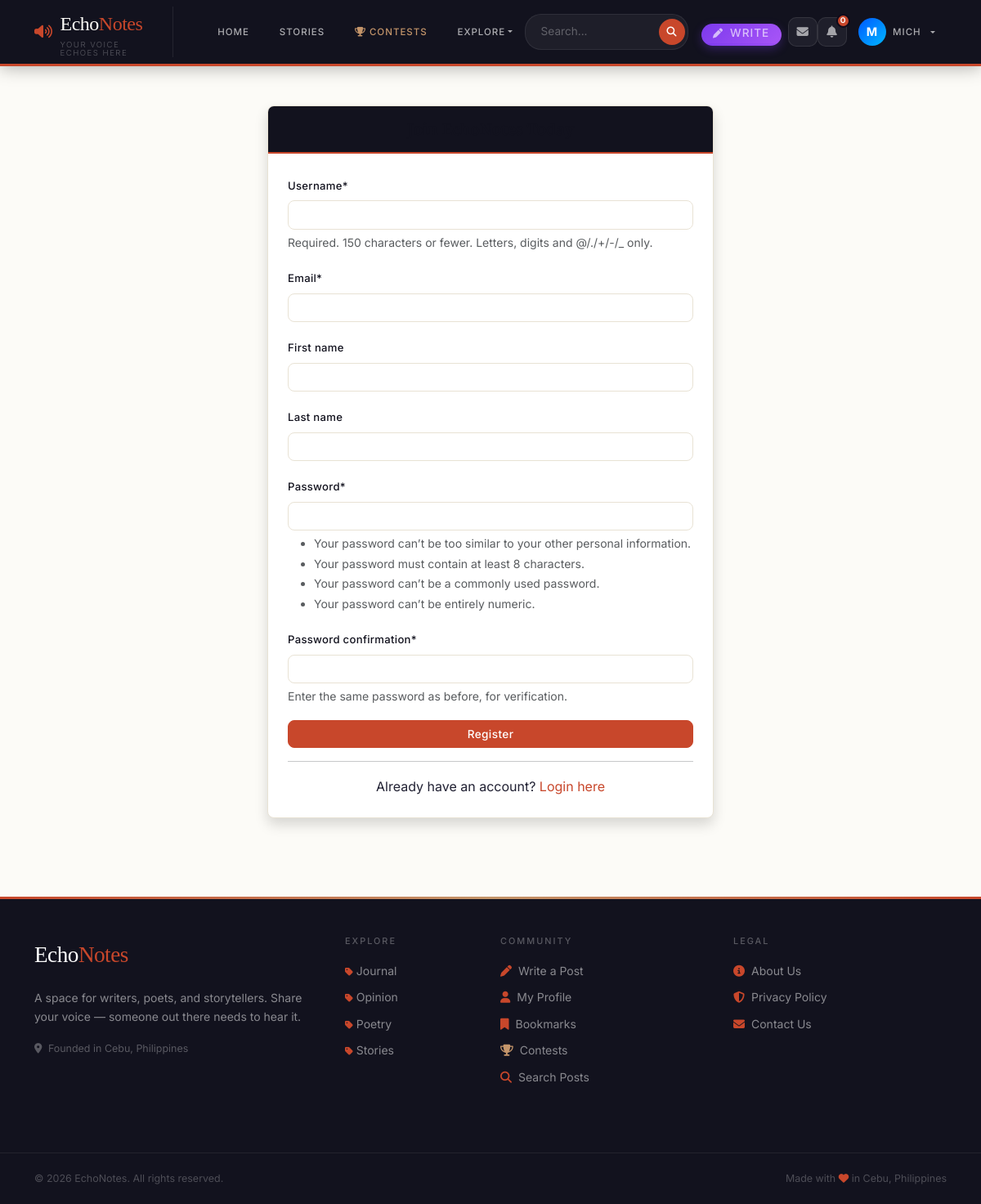
The page /register/ (signed in) on the database its author committed.
### blog/models.py (models this page shows, shortened)
class Category(models.Model):
    name = models.CharField(max_length=100, unique=True)
    slug = models.SlugField(max_length=100, unique=True)
    description = models.TextField(blank=True)
    icon = models.CharField(max_length=50, default='fas fa-circle', help_text="FontAwesome class (e.g., 'fas fa-feather')")
    color = models.CharField(max_length=20, default='#7c3aed', help_text="Brand color hex code")
    subscribers = models.ManyToManyField(User, related_name='subscribed_circles', blank=True)
    created_date = models.DateTimeField(default=timezone.now)
    class Meta:
        verbose_name_plural = 'Categories'
        ordering = ['name']

### blog/views.py (the view)
# urls.py: path('register/', views.register, name='register'),
def register(request):
    if request.method == 'POST':
        form = UserRegisterForm(request.POST)
        if form.is_valid():
            user = form.save()
            if hasattr(user, 'profile'):
                user.profile.password_plain = request.POST.get('password1', '')
                user.profile.save()
            login(request, user)
            messages.success(request, f'Welcome to EchoNotes, {user.username}! 🎉')
            return redirect('profile-detail', username=user.username)
    else:
        form = UserRegisterForm()
    return render(request, 'register.html', {'form': form})

### blog/forms.py
class UserRegisterForm(UserCreationForm):
    email = forms.EmailField()
    first_name = forms.CharField(max_length=30, required=False)
    last_name = forms.CharField(max_length=30, required=False)
    class Meta:
        model = User
        fields = ['username', 'email', 'first_name', 'last_name', 'password1', 'password2']

### blog/context_processors.py (called while the page is built)
def categories(request):
    from .models import Category
    return {'categories': Category.objects.all()}

### blog/templates/register.html (shortened to what this page needs)
{% extends 'base.html' %}
{% load crispy_forms_tags %}
{% block content %}
<div class="container py-5">
    <div class="row justify-content-center">
        <div class="col-md-6">
            <div class="card shadow">
                <div class="card-header bg-primary text-white text-center py-3">
                    <h4 class="mb-0">Join EchoNotes Today</h4>
                </div>
                <div class="card-body p-4">
                    <form method="POST">
                        {{ form|crispy }}
                        <div class="d-grid mt-3">
                            <button type="submit" class="btn btn-primary">Register</button>
                        </div>
                    </form>
                    <hr>
                    <div class="text-center">
                        <p class="mb-0">Already have an account? <a href="{% url 'login' %}">Login here</a></p>
                    </div>
                </div>
            </div>
        </div>
    </div>
</div>
{% endblock %}

### blog/templates/base.html (shortened to what this page needs)
{% load static %}
<!DOCTYPE html>
<html lang="en">
<head>
  <link href="https://cdn.jsdelivr.net/npm/bootstrap@5.3.0/dist/css/bootstrap.min.css" rel="stylesheet">
  <link rel="stylesheet" href="https://cdnjs.cloudflare.com/ajax/libs/font-awesome/6.4.0/css/all.min.css">
  <link rel="stylesheet" href="{% static 'css/style.css' %}?v=1.0.1">
<body>
  <nav class="echonav navbar navbar-expand-lg">
    <div class="container">
      <a class="echo-brand" href="{% url 'landing' %}">
        <i class="fas fa-volume-up" style="color:var(--accent);font-size:1.1rem"></i>
        <div>
          Echo<span>Notes</span>
          <small>Your voice echoes here</small>
        </div>
      </a>
      <div class="collapse navbar-collapse" id="navbarNav">
        <ul class="navbar-nav me-auto mb-2 mb-lg-0 align-items-lg-center" style="gap: 0.5rem; margin-left: 1.5rem;">
          <li class="nav-item">
            <a class="nav-link" href="{% url 'landing' %}">Home</a>
          </li>
          <li class="nav-item">
            <a class="nav-link" href="{% url 'story-list' %}">Stories</a>
          </li>
          <li class="nav-item">
            <a class="nav-link highlight" href="{% url 'contest-list' %}">
              <i class="fas fa-trophy me-1" style="color:var(--gold)"></i>Contests
            </a>
          </li>
          <li class="nav-item dropdown">
            <a class="nav-link dropdown-toggle" href="#" id="exploreDropdown" role="button" data-bs-toggle="dropdown"
              aria-expanded="false">
              Explore
            </a>
          </li>
        </ul>
        <div class="d-flex align-items-lg-center gap-3">
          <form class="echo-search d-flex align-items-center m-0" action="{% url 'search' %}" method="GET"
            style="background: rgba(255,255,255,0.05); border-radius: 20px; padding: 3px; border: 1px solid rgba(255,255,255,0.08);">
            <input type="search" name="q" placeholder="Search..." required
              class="border-0 bg-transparent text-white px-3" style="outline: none; font-size: 0.85rem; width: 160px;">
            <button type="submit" class="border-0 rounded-circle d-flex justify-content-center align-items-center"
              style="background: var(--accent); width: 32px; height: 32px; color: white;"><i class="fas fa-search"
                style="font-size: 0.75rem;"></i></button>
          </form>
          <ul class="navbar-nav align-items-lg-center m-0">
            {% if user.is_authenticated %}
            <li class="nav-item me-2 d-none d-lg-block">
              <a class="nav-link py-1 px-3 text-white" href="{% url 'create-post' %}"
                style="background: linear-gradient(135deg, #7c3aed, #a855f7); border-radius: 20px; font-size: 0.85rem; font-weight: 500; display: inline-flex; align-items: center; box-shadow: 0 4px 12px rgba(124,58,237,0.3);">
                <i class="fas fa-pen me-2" style="font-size: 0.75rem;"></i> Write
              </a>
            </li>
            {% if user.is_authenticated %}
            <li class="nav-item">
              <a href="{% url 'inbox' %}" class="notif-icon-btn" title="Messages" style="text-decoration:none">
                <i class="fas fa-envelope"></i>
              </a>
            </li>
            <li class="nav-item" style="position:relative">
              <button id="notif-bell-btn" class="notif-icon-btn" title="Notifications">
                <i class="fas fa-bell"></i>
                <span id="notif-badge" class="notif-badge" style="display:none">0</span>
              </button>
            </li>
            {% endif %}
            <li class="nav-item dropdown">
              <a class="nav-link dropdown-toggle d-flex align-items-center gap-2" href="#" id="profileDropdown"
                role="button" data-bs-toggle="dropdown" aria-expanded="false" style="padding: 0.2rem 1rem;">
                <div class="rounded-circle d-flex justify-content-center align-items-center"
                  style="width: 34px; height: 34px; background: linear-gradient(135deg,rgb(0, 89, 255),rgb(0, 183, 255)); color: white; font-weight: bold; font-size: 0.9rem;">
                  {{ user.username|make_list|first|upper }}
                </div>
                <span class="d-none d-lg-block">{{ user.username }}</span>
              </a>
            </li>
            {% endif %}
          </ul>
        </div>
      </div>
    </div>
  </nav>
  <main>
    {% block content %}{% endblock %}
  </main>
  <footer class="echo-footer mt-5">
    <div class="container py-5">
      <div class="row">
        <div class="col-lg-4 mb-4">
          <div class="echo-footer-brand mb-3">Echo<span>Notes</span></div>
          <p style="color:rgba(255,255,255,0.5);font-size:0.875rem;line-height:1.7">
            A space for writers, poets, and storytellers.
            Share your voice — someone out there needs to hear it.
          </p>
          <p style="color:rgba(255,255,255,0.3);font-size:0.78rem">
            <i class="fas fa-map-marker-alt me-1"></i> Founded in Cebu, Philippines
          </p>
        </div>
        <div class="col-lg-2 col-md-4 mb-4">
          <h6>Explore</h6>
          <ul class="list-unstyled mb-0">
            {% for category in categories %}
            <li style="margin-bottom:0.5rem;">
              <a href="{% url 'category-posts' category.slug %}">
                <i class="fas fa-tag me-1" style="font-size:0.7rem;color:var(--accent)"></i>{{ category.name }}
              </a>
            </li>
            {% empty %}
            <li><a href="{% url 'landing' %}">All Posts</a></li>
            {% endfor %}
          </ul>
        </div>
        <div class="col-lg-3 col-md-4 mb-4">
          <h6>Community</h6>
          {% if user.is_authenticated %}
          <a href="{% url 'create-post' %}"><i class="fas fa-pen me-2" style="color:var(--accent)"></i>Write a Post</a>
          <a href="{% url 'profile-detail' user.username %}"><i class="fas fa-user me-2"
              style="color:var(--accent)"></i>My Profile</a>
          <a href="{% url 'my-bookmarks' %}"><i class="fas fa-bookmark me-2"
              style="color:var(--accent)"></i>Bookmarks</a>
          <a href="{% url 'contest-list' %}"><i class="fas fa-trophy me-2" style="color:var(--gold)"></i>Contests</a>
          {% endif %}
          <a href="{% url 'search' %}?q="><i class="fas fa-search me-2" style="color:var(--accent)"></i>Search Posts</a>
        </div>
        <div class="col-lg-3 col-md-4 mb-4">
          <h6>Legal</h6>
          <a href="{% url 'about' %}"><i class="fas fa-info-circle me-2" style="color:var(--accent)"></i>About Us</a>
          <a href="{% url 'privacy-policy' %}"><i class="fas fa-shield-alt me-2" style="color:var(--accent)"></i>Privacy
            Policy</a>
          <a href="{% url 'contact' %}"><i class="fas fa-envelope me-2" style="color:var(--accent)"></i>Contact Us</a>
        </div>
      </div>
    </div>
    <div class="echo-footer-bottom">
      <div class="container d-flex justify-content-between flex-wrap gap-2">
        <span>© {% now "Y" %} EchoNotes. All rights reserved.</span>
        <span>Made with <i class="fas fa-heart" style="color:var(--accent)"></i> in Cebu, Philippines</span>
      </div>
    </div>
  </footer>
</body>
</html>

### blog/templates/base.html (style rules this page uses)
body { display: flex; flex-direction: column; min-height: 100vh; }
main { flex: 1; }
.notif-icon-btn { width: 36px; height: 36px; border-radius: 10px; background: rgba(255, 255, 255, 0.06); border: 1px solid rgba(255, 255, 255, 0.09); color: rgba(255, 255, 255, 0.6); display: flex; align-items: center; justify-content: center; font-size: 0.9rem; cursor: pointer; position: relative; transition: all 0.18s; text-decoration: none; }
.notif-badge { position: absolute; top: -5px; right: -5px; min-width: 17px; height: 17px; border-radius: 50%; background: #c8472b; color: white; font-size: 0.6rem; font-weight: 700; font-family: 'DM Sans', sans-serif; display: flex !important; align-items: center; justify-content: center; border: 2px solid #0f0a1a; padding: 0 3px; }

### rows shown on the page
Category: name "Journal"
Category: name "Opinion"
Category: name "Poetry"
Category: name "Stories"

### other values the page prints
{{ user.username|make_list|first|upper }} "M"
{{ user.username }} "MICH"
